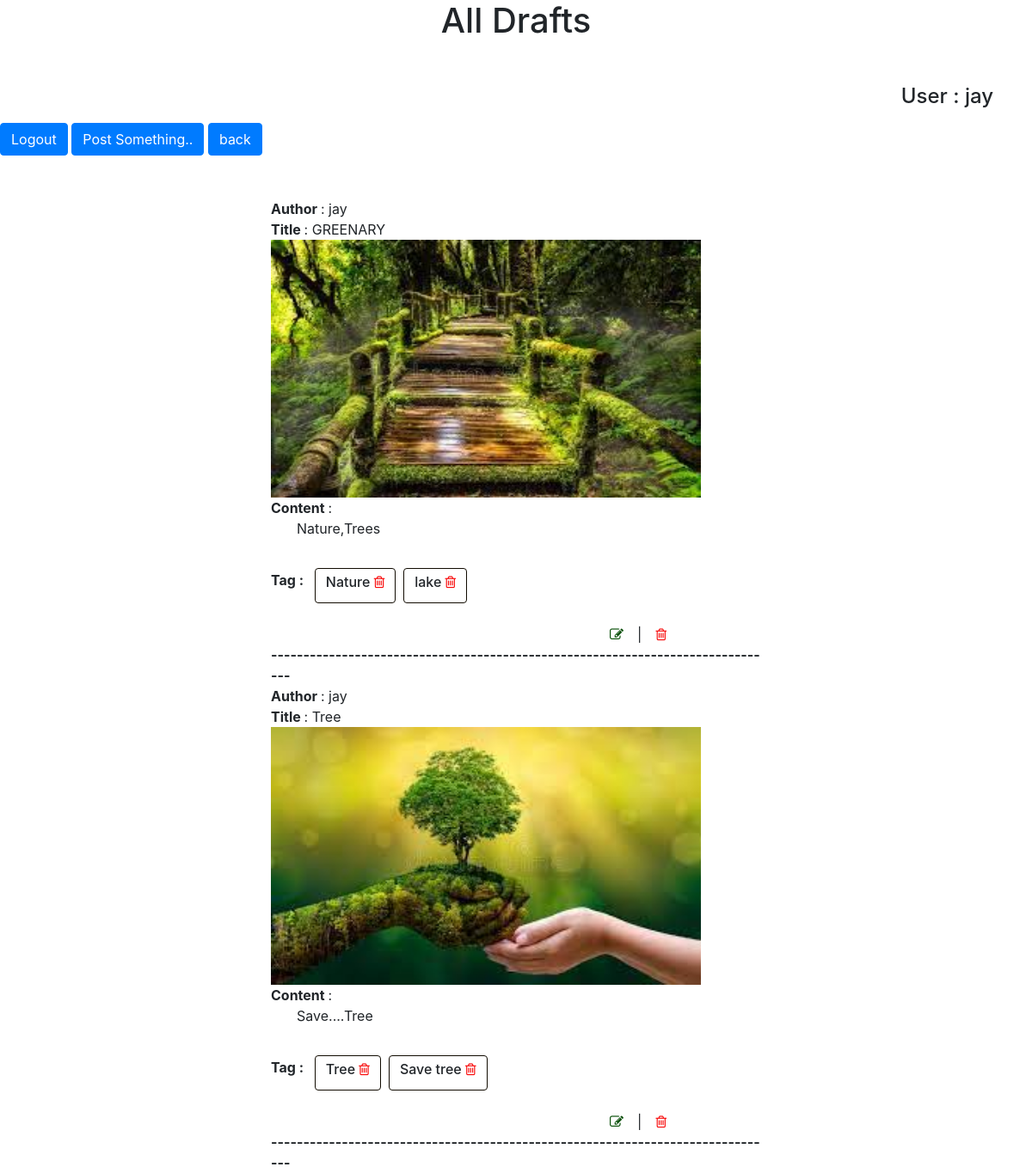
/draft/ (signed in), run on the app's committed database.
### blog/models.py (models this page shows)
class Article(models.Model):
    STATUS_CHOICES=(
        ('draft','draft'),
        ('published','published'),
    )
    user= models.ForeignKey(User,on_delete=models.CASCADE)
    title=models.CharField(max_length=50)
    content=models.CharField(max_length=500)
    img=models.ImageField(upload_to='img')
    status=models.CharField(max_length=10,choices=STATUS_CHOICES,default='draft')
    tags = models.ManyToManyField(to=Tag, blank=True)

class Tag(models.Model):
    tag = models.CharField(max_length=500)
    def __str__(self):
        return self.tag

### blog/views.py (the view)
# urls.py: path('draft/', views.draft,name='draft'),
def draft(request):
    article_data = Article.objects.filter(status='draft',user=request.user).order_by('-id')
    con = {"article_data":article_data}
    return render(request,"draft.html",con)

### blog/templates/draft.html (shortened to what this page needs)
<!doctype html>
<html lang="en">
  <head>
    <link rel="stylesheet" href="https://cdnjs.cloudflare.com/ajax/libs/font-awesome/4.7.0/css/font-awesome.min.css">
    <link rel="stylesheet" href="https://cdn.jsdelivr.net/npm/bootstrap@4.3.1/dist/css/bootstrap.min.css">
  </head>
  <body>
    <h1 align="center">All Drafts</h1>
    <div class="container" style="border: 0px solid; margin-top: 50px;align-items: center;">
      <h4><p class="text-right">User : {{request.user}}</p></h4>
    </div>
    <a href="{% url 'logoutview'%}" class="btn btn-primary">Logout</a>
    <a href="{% url 'article'%}" class="btn btn-primary">Post Something..</a>
    <a href="{% url 'main_page'%}" class="btn btn-primary">back</a>
    <div class="container" style="border: 0px solid; margin-top: 50px; max-width: 50%;">
      <table>
          {% for data in article_data %}
            <tr>
              <strong>Author </strong>: {{data.user}} <br>
              <strong>Title </strong>: {{data.title}} <br>
              <img src="{{data.img.url}}" alt=" " style="max-height:300px; width: 500px;"><br>
              <strong>Content </strong>: <div class="content">{{data.content}} </div> <br>
              <strong>Tag : </strong>&MediumSpace;
                {% for tag in data.tags.all %}
                  <strong class="btn default" style="margin-top: 10px;border-color: rgb(17, 11, 1);">
                    <h6>{{tag}}
                      <a href="/tag_delete/{{data.id}}/{{tag.id}}/" class="fa fa-trash-o" style="color: rgb(248, 8, 8);" ></a>
                  </h6></strong>&MediumSpace;
                {% endfor %}<br>
              <div align="right" style="margin-right: 110px;">
                <br><a href="{% url 'edit_draft' data.id %}" class="fa fa-edit" style="color: rgb(5, 77, 5);"></a>&emsp;|&emsp;<a onclick="return confirm ('Delete !! Are you sure ?')" href="{% url 'delete_draft' data.id %}" class="fa fa-trash-o" style="color: rgb(248, 8, 8);" ></a></br>
              </div>
              <b>-------------------------------------------------------------------------------</b><br>
            </tr>
            {% empty %}
            <h4 align="center">No Draft</h4>
          {% endfor %}
      </table>
    </div>
  </body>
</html>

### blog/templates/draft.html (style rules this page uses)
.content { width: 500px; text-justify: inter-word; text-indent: 30px; text-transform: capitalize; }

### data on the page
Article: img (picture), content "Nature,trees"
Tag: tag "Nature"
Tag: tag "lake"
Article: img (picture), content "Save....tree"
Tag: tag "Tree"
Tag: tag "Save tree"

### other printed values
{{ request.user }} "jay"
